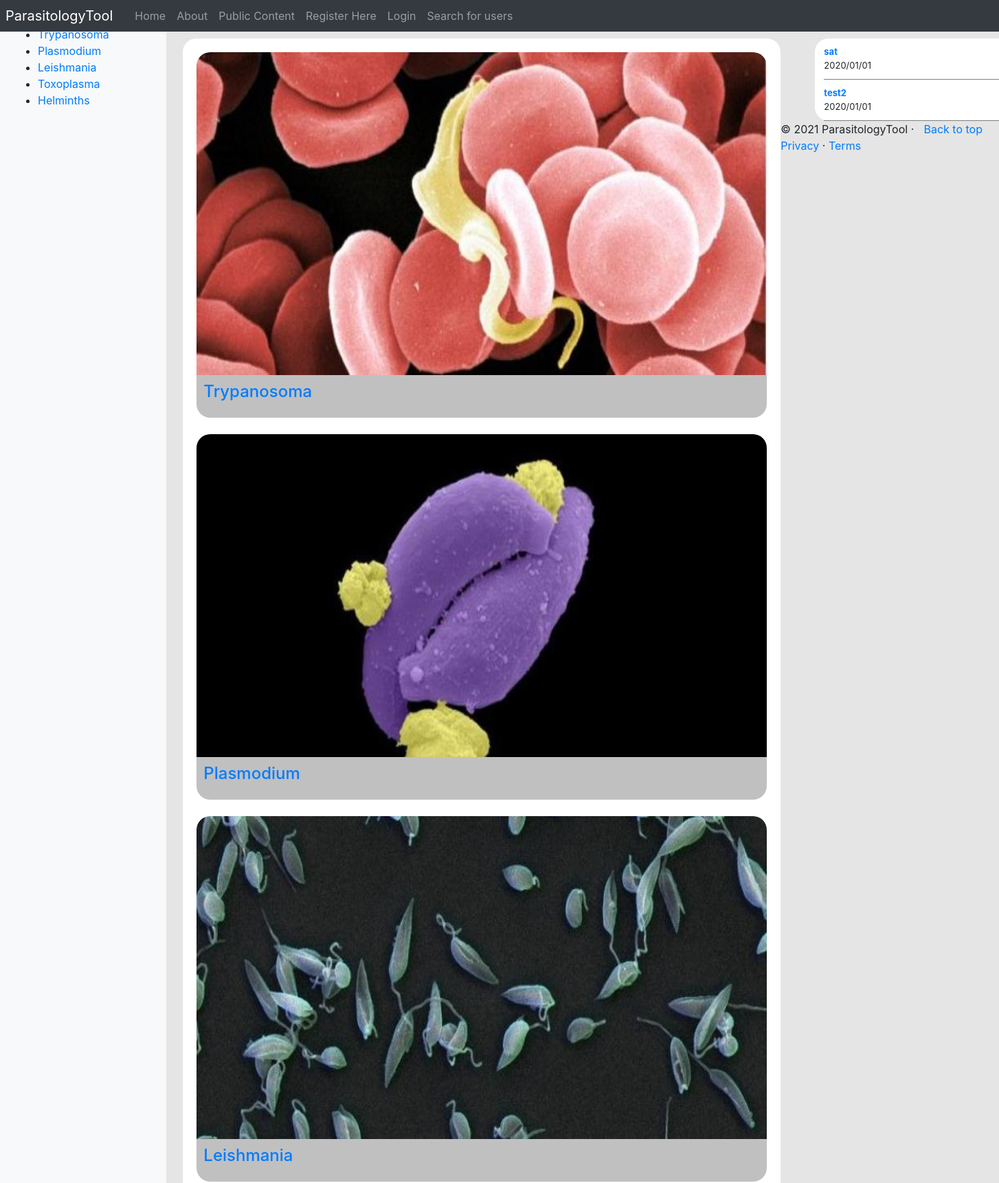
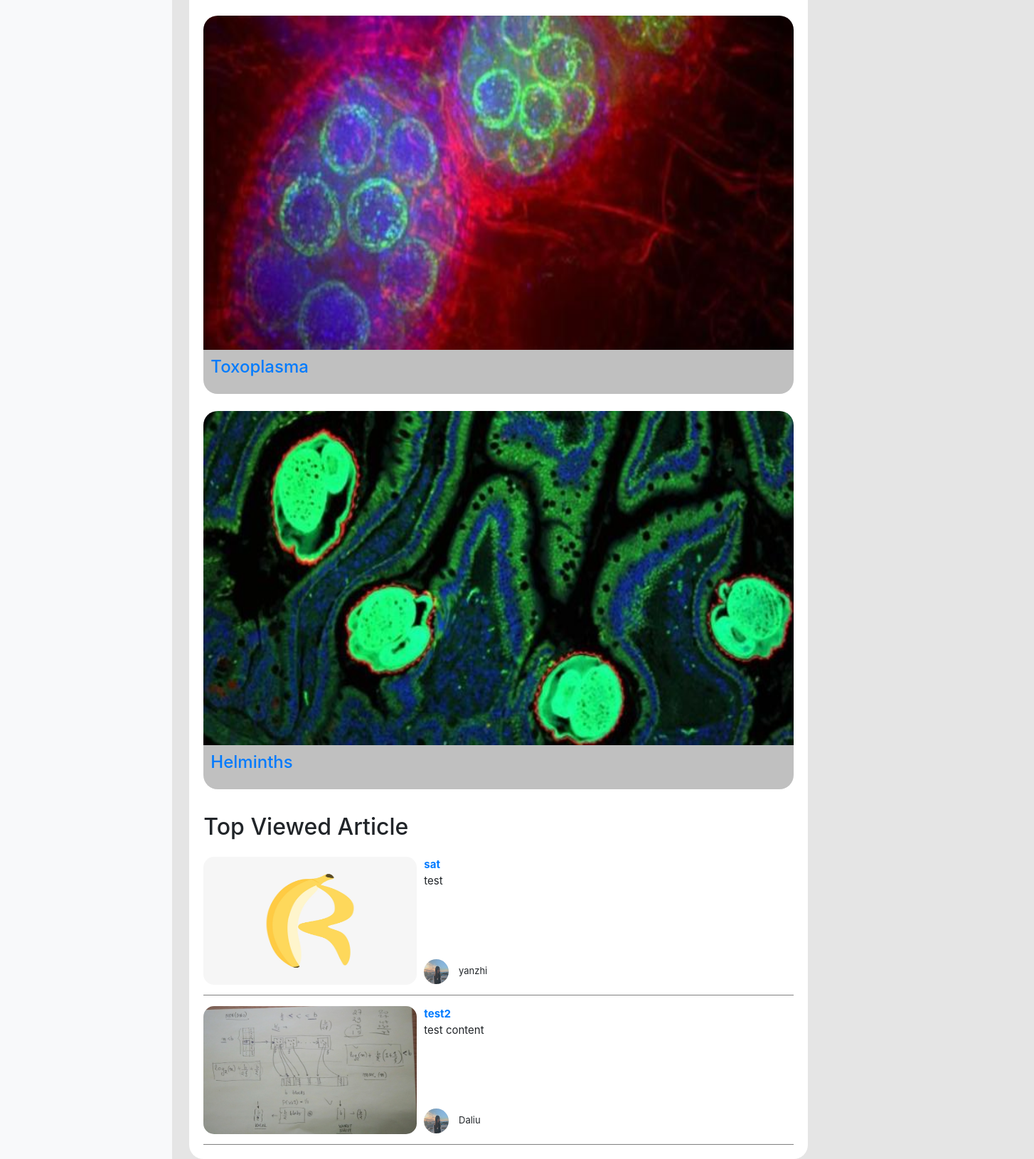
/parasitologyTool/public_content/, run on the app's committed database (2 pictures, top to bottom).
### parasitologyTool/models.py (models this page shows, shortened)
class Parasite(models.Model):
	NAME_MAX_LENGTH = 128
	name = models.CharField(max_length=NAME_MAX_LENGTH, unique=True)
	views = models.IntegerField(default=0)
	picture = models.ImageField(upload_to='parasite_pic')
	intro = models.CharField(max_length=3000)

class Article(models.Model):
	TITLE_MAX_LENGTH = 128
	URL_MAX_LENGTH = 200
	parasite = models.ForeignKey(Parasite, on_delete=models.CASCADE, default=None)
	title = models.CharField(max_length=TITLE_MAX_LENGTH, unique=True)
	content = models.TextField(default=None)
	user = models.ForeignKey(UserProfile, on_delete=models.CASCADE, default=None)
	url = models.URLField(max_length=URL_MAX_LENGTH)
	views = models.IntegerField(default=0)
	picture = models.ImageField(upload_to='article_pic')
	date_posted = models.DateTimeField(default=timezone.now)
	class Meta:
		ordering = ['-date_posted',]

class UserProfile(models.Model):
	user = models.OneToOneField(User, on_delete=models.CASCADE)
	profile_picture = models.ImageField(upload_to="profile_pictures", default="profile_pictures/default_pic.png")
	ROLE_CHOICES = [
		('clinician', 'Clinician'),
		('researcher', 'Researcher'),
		('public', 'Public'),
		('admin', 'Admin'),
	]
	role = models.CharField(max_length=50, choices=ROLE_CHOICES, default='Public')
	@property
	def username(self):
		return self.user.username

### parasitologyTool/views.py (the view)
# urls.py: path('public_content/', views.public_content, name='public_content'),
def public_content(request):
    context_dict = {}
    parasite_list = Parasite.objects.order_by('name')
    top_viewed_parasite = Parasite.objects.order_by('-views')[:5]
    article_list = Article.objects.order_by('views')
    context_dict['parasites'] = parasite_list
    context_dict['articles'] = article_list
    context_dict['top_viewed_parasite'] = top_viewed_parasite
    return render(request, 'parasitologyTool/public_content.html', context=context_dict)

### parasitologyTool/templatetags/parasitologyTool_template_tags.py (called while the page is built)
@register.inclusion_tag('parasitologyTool/parasite_list.html')
def get_parasite_list(current_category=None):
	return {'parasites': Parasite.objects.all(),
	        'current_category':current_category}

### templates/parasitologyTool/public_content.html (shortened to what this page needs)
{% extends 'parasitologyTool/base.html' %}
{% load static %}
{% block body_block %}
<link rel="stylesheet" href="{% static 'css/pub-cont.css' %}">
    <body>
        <h1>Public Content</h1>
        <div class="box">
            {% for p in top_viewed_parasite %}
                {% if p %}
                <div>
                    <div class="box-bg">
                        <a href="{% url 'parasitologyTool:public_parasite_page' p.id %}">
                        <img src="{{ MEDIA_URL }}{{ p.picture }}"
                             alt="Trypanosoma" />
                        </a>
                    </div>
                    <div class="box-text">
                        <a href="{% url 'parasitologyTool:public_parasite_page' p.id %}"><h2>{{ p.name }}</h2></a>
                    </div>
                </div>
                {% else %}
                <strong>No parasites</strong>
                {% endif %}
                <br>
            {% endfor %}
            <div class="a-box">
            <h2>Top Viewed Article</h2>
            <div>
                {% if articles %}
                    {% for article in articles %}
                    <div class="a-s-box">
                        <div>
                            <a href="{{ article.url }}">
                            <img src="{{ MEDIA_URL }}{{ article.picture }}"
                              alt="picture of article" />
                            </a>
                        </div>
                        <div>
                            <a href="{{ article.url }}"><strong>{{ article.title }}</strong></a>
                            <br>
                            {{ article.content }}
                        </div>
                        <div class="a-s-box-author">
                            <img src="{{ MEDIA_URL }}{{ article.user.profile_picture }}"
                                alt="picture of article" />
                            {{ article.user.username }}
                        </div>
                    </div>
                    {% endfor %}
                {% else %}
                    <strong>No Articles</strong>
                {% endif %}
            </div>
            </div>
        </div>
    </body>
    <div class="rside">
        {% if articles %}
            {% for article in articles %}
            <div class="rside-box">
                <a href="{{ article.url }}"><strong>{{ article.title }}</strong></a></li>
                <br>2020/01/01
            </div>
            {% endfor %}
        {% else %}
            <strong>No Articles</strong>
        {% endif %}
    </div>
{% endblock %}

### templates/parasitologyTool/parasite_list.html
{% if parasites %}
    <ul>
    {% for p in parasites %}
        {% if p == current_category %}
            <li><strong><a href="{% url 'parasitologyTool:goto' %}?parasite_id={{ p.id }}">{{ p.name }}</a></strong></li>
        {% else %}
            <li><a href="{% url 'parasitologyTool:goto' %}?parasite_id={{ p.id }}">{{ p.name }}</a></li>
        {% endif %}
    {% endfor %}
    </ul>
{% else %}
    <strong>No parasites</strong>
{% endif %}

### static/css/pub-cont.css (style rules this page uses)
body { background: #E5E5E5; }
.box { width: 870px; background: white; padding: 20px; border-radius: 20px; float: left; }
.box-bg img { width: 830px; height: 470px; border-radius: 20px;border-bottom-right-radius: 0px; border-bottom-left-radius: 0px; }
.box-text { padding: 10px ; background: silver; border-radius: 20px; border-top-left-radius: 0px; border-top-right-radius: 0px; }
.box-text h2 { width: 580px; height: 34px; font-size: 24px; text-align: left; }
.a-box { padding-top: 10px; font-size: 15px; }
.a-s-box { padding-bottom: 15px; padding-top: 15px; border-bottom: solid 0.5px gray; height: 210px; position: relative; }
.a-s-box img { border-radius: 15px; width: 300px; height: 180px; float: left; margin-right: 10px; }
.a-s-box-author img { float: initial; width: 35px; height: 35px; border-radius: 50%; }
.a-s-box-author { font-size: 13px; position: absolute; bottom: 15px; left: 310px; }
.rside { width: 300px; margin-left: 920px; background: white; border-radius: 20px; }
.rside-box { margin-left: 13px; margin-right: 13px; border-bottom: solid 0.5px gray; padding-bottom: 10px; padding-top: 10px; font-size: 13px; }

### data on the page
Parasite: name "Trypanosoma", picture (picture)
Parasite: name "Plasmodium", picture (picture)
Parasite: name "Leishmania", picture (picture)
Parasite: name "Toxoplasma", picture (picture)
Parasite: name "Helminths", picture (picture)
Article: picture (picture), title "sat", content "test", user.profile_picture (picture), user.username "yanzhi"
Article: picture (picture), title "test2", content "test content", user.profile_picture (picture), user.username "Daliu"
